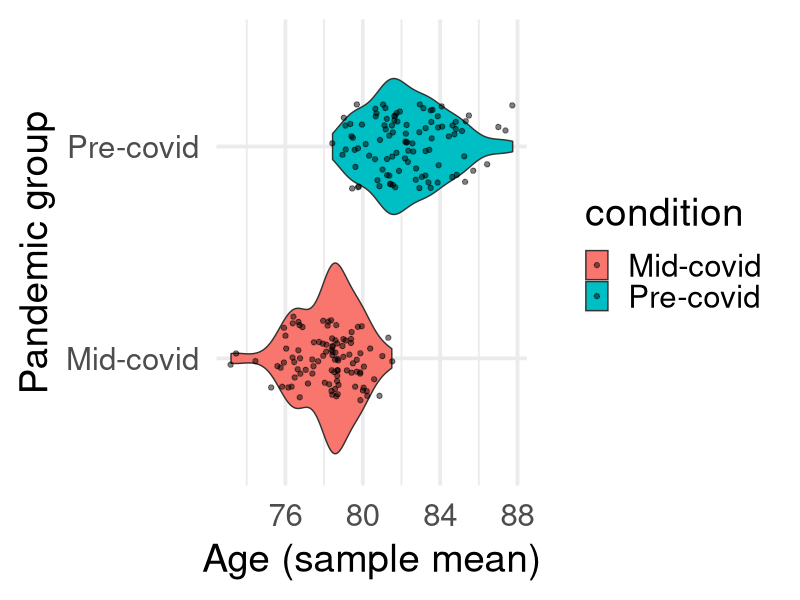

Generate this figure with R: (Note: this script raises an error after producing the figure.)
# Vascular dementia diagnostic comparison analysis

# Packages 

library(tidyverse) # includes pipe operator, ggplot, 
library(MASS) # for maths functions
library(broom) # tidy function for tables

#==================================================================
############ Method analysis
#==================================================================

# pandemic group age (mean and sd)

# simulate 100 samples with same group statistical properties

total_samples <- 100
sample_size <- 32
participant <- rep(1:sample_size)
condition <- c(rep("Pre-covid", times = sample_size/2),
               rep("Mid-covid", times = sample_size/2))
all_data <- NULL

for (i in 1:total_samples) {
  sample <- i
  set.seed(1233 + i)
  dv <- c(rnorm(sample_size/2, 82.8125, 7.833422), rnorm(sample_size/2, 78.5625, 6.470124)) # here are each groups's stats properties
  my_data <- as_tibble(cbind(participant, condition, dv, sample))
  all_data <- rbind(my_data, all_data)
}

all_tidied_data <- all_data %>%
  mutate(condition = factor(condition), dv = as.integer(dv))

# visualising the age group mean samples

png("simulated_age_groups.png", units="in", width=16, height=10, res=500)
all_tidied_data %>%
  group_by(condition, sample) %>%
  summarise(average = mean(dv)) %>%
  ggplot(aes(x = condition, y = average, group = condition,
             label = sample, fill = condition)) +
  geom_violin() +
  geom_jitter(width = .2, alpha = .5, colour = 'black') +
  stat_summary(fun.data = "mean_cl_boot", colour = "black", shape = "diamond",
               size = 1.5, fill = 'white') +
  theme(text=element_text(family="TT Arial")) +
  labs(x = "Pandemic group", y = "Age (sample mean)") +
  theme_minimal(base_size = 28) +
  coord_flip()
dev.off()

# t-tests with results

result <- NULL
for (i in 1:total_samples) {
  result <- rbind(tidy(t.test(filter(all_tidied_data, 
                                     condition == "Pre-covid" & sample == i)$dv,
                              filter(all_tidied_data, 
                                     condition == "Mid-covid" & sample == i)$dv,
                              paired = FALSE)), result)
}

result

result %>% 
  filter(p.value < .05) %>%
  count() # 33/100 simulated datasets with p < .05

#==================================================================
############ Results section
#==================================================================

#==================================================================
############ Pandemic time period contrasts
#==================================================================
  
# Power analysis 

power.chisq.test(n = 32, w = 0.3, df = 1, sig.level = 0.05) # 40% power

# Results tables with chi-square/fishers test
## Fishers test used for expected counts < 5 

icd_pand <- matrix(c(13, 3, 13, 3),
                   nrow = 2,
                   dimnames = list(c('VaD','NoVaD'),
                                   c('Pre-covid','Mid-covid')))
chisq.test(icd_pand)
fisher.test(icd_pand, alternative = "two.sided")

dsm4_pand <- matrix(c(12, 4, 8, 8),
                    nrow = 2,
                    dimnames = list(c('VaD','NoVaD'),
                                    c('Pre-covid','Mid-covid')))
chisq.test(dsm4_pand)

dsm5_pand <- matrix(c(14, 2, 11, 5),
                    nrow = 2,
                    dimnames = list(c('VaD','NoVaD'),
                                    c('Pre-covid','Mid-covid')))
chisq.test(dsm5_pand)
fisher.test(dsm5_pand, alternative = "two.sided")

ninds_pand <- matrix(c(10, 6, 8, 8),
                     nrow = 2,
                     dimnames = list(c('VaD','NoVaD'),
                                     c('Pre-covid','Mid-covid')))
chisq.test(ninds_pand)

#==================================================================
############ Criteria comparison over separate time periods
#==================================================================

# power analysis 

power.chisq.test(n = 16, w = 0.3, df = 1, sig.level = 0.05) # 22% power

# Results tables with McNemar test 
## McNemar test used given the correlation between IVs

#pre-covid
icd_dsm4_pre <- matrix(c(12, 0, 1, 3),
                   nrow = 2,
                   dimnames = list(c('ICDVaD', 'ICDNoVaD'),
                                   c('DSM-IVVaD','DSM-IVNoVaD')))
mcnemar.test(icd_dsm4_pre)

icd_dsm5_pre <- matrix(c(12,2,1,1),
                       nrow = 2,
                       dimnames = list(c('ICDVaD', 'ICDNoVaD'),
                                       c('DSM-VVaD','DSM-VNoVaD')))
mcnemar.test(icd_dsm5_pre)

icd_ninds_pre <- matrix(c(10,0,3,3),
                    nrow = 2,
                    dimnames = list(c('ICDVaD', 'ICDNoVaD'),
                                    c('NINDSVaD','NINDSNoVaD')))
mcnemar.test(icd_ninds_pre)

#mid-covid
icd_dsm4_post <- matrix(c(8,0,5,3),
                       nrow = 2,
                       dimnames = list(c('ICDVaD', 'ICDNoVaD'),
                                       c('DSM-IVVaD','DSM-IVNoVaD')))
mcnemar.test(icd_dsm4_post)

icd_dsm5_post <- matrix(c(10,1,3,2),
                       nrow = 2,
                       dimnames = list(c('ICDVaD', 'ICDNoVaD'),
                                       c('DSM-VVaD','DSM-VNoVaD')))
mcnemar.test(icd_dsm5_post)

icd_ninds_post <- matrix(c(8,0,5,3),
                        nrow = 2,
                        dimnames = list(c('ICDVaD', 'ICDNoVaD'),
                                        c('NINDSVaD','NINDSNoVaD')))
mcnemar.test(icd_ninds_post)

#==================================================================
############ Criteria comparison over aggregated time periods
#==================================================================

# power analysis 

power.chisq.test(n = 32, w = 0.3, df = 1, sig.level = 0.05) # 40% power

# Results tables with McNemar test 

icd_dsm4 <- matrix(c(20, 0, 6, 6),
                    nrow = 2,
                    dimnames = list(c('ICDVaD', 'ICDNoVaD'),
                                    c('DSM-IVVaD','DSM-IVNoVaD')))
mcnemar.test(icd_dsm4)

icd_dsm5 <- matrix(c(22, 3, 4, 3),
                   nrow = 2,
                   dimnames = list(c('ICDVaD', 'ICDNoVaD'),
                                   c('DSM-VVaD','DSM-VNoVaD')))
mcnemar.test(icd_dsm5)

icd_ninds <- matrix(c(18, 0, 8, 6),
                   nrow = 2,
                   dimnames = list(c('ICDVaD', 'ICDNoVaD'),
                                   c('NINDSVaD','NINDSNoVaD')))
mcnemar.test(icd_ninds)

dsm4_dsm5 <- matrix(c(19, 1, 6, 6),
                   nrow = 2,
                   dimnames = list(c('DSM-IVVaD','DSM-IVNoVaD'),
                                   c('DSM-VVaD','DSM-VNoVaD')))
mcnemar.test(dsm4_dsm5)

dsm4_ninds <- matrix(c(17, 1, 3, 11),
                   nrow = 2,
                   dimnames = list(c('DSM-IVVaD','DSM-IVNoVaD'),
                                   c('NINDSVaD','NINDSNoVaD')))
mcnemar.test(dsm4_ninds)

dsm5_ninds <- matrix(c(16, 2, 9, 5),
                   nrow = 2,
                   dimnames = list(c('DSM-VVaD','DSM-VNoVaD'),
                                   c('NINDSVaD','NINDSNoVaD')))
mcnemar.test(dsm5_ninds)

#==================================================================
############ Element comparison over time periods
#==================================================================

# power analysis  

power.chisq.test(n = 25, w = 0.3, df = 1, sig.level = 0.05) # 32% power for brain imaging
power.chisq.test(n = 32, w = 0.3, df = 1, sig.level = 0.05) # 40% power for other elements

# results tables with chi-square/fisher's test ----

icd_cogdec <- matrix(c(14, 2, 14, 2),
                     nrow = 2,
                     dimnames = list(c('Met','NoMet'),
                                     c('Pre-covid','Mid-covid')))
chisq.test(icd_cogdec)
fisher.test(icd_cogdec, alternative = "two.sided")

icd_imaging <- matrix(c(11, 4, 9, 1),
                     nrow = 2,
                     dimnames = list(c('Met','NoMet'),
                                     c('Pre-covid','Mid-covid')))
chisq.test(icd_imaging)
fisher.test(icd_imaging, alternative = "two.sided")

icd_temp <- matrix(c(8, 8, 3, 13),
                     nrow = 2,
                     dimnames = list(c('Met','NoMet'),
                                     c('Pre-covid','Mid-covid')))
chisq.test(icd_temp)

icd_park <- matrix(c(5, 11, 2, 14),
                     nrow = 2,
                     dimnames = list(c('Met','NoMet'),
                                     c('Pre-covid','Mid-covid')))
chisq.test(icd_park)
fisher.test(icd_park, alternative = "two.sided")

dsm4_cogdec <- matrix(c(13,3,12,4),
                     nrow = 2,
                     dimnames = list(c('Met','NoMet'),
                                     c('Pre-covid','Mid-covid'))) # dsm-4 from here
chisq.test(dsm4_cogdec)
fisher.test(dsm4_cogdec, alternative = "two.sided")

dsm4_imaging <- matrix(c(11,4,9,1),
                     nrow = 2,
                     dimnames = list(c('Met','NoMet'),
                                     c('Pre-covid','Mid-covid')))
chisq.test(dsm4_imaging)
fisher.test(dsm4_imaging, alternative = "two.sided")

dsm4_temp <- matrix(c(8,8,3,13),
                     nrow = 2,
                     dimnames = list(c('Met','NoMet'),
                                     c('Pre-covid','Mid-covid')))
chisq.test(dsm4_temp)

dsm4_park <- matrix(c(5,11,2,14),
                     nrow = 2,
                     dimnames = list(c('Met','NoMet'),
                                     c('Pre-covid','Mid-covid')))
chisq.test(dsm4_park)

dsm5_cogdec <- matrix(c(15,1,13,3),
                     nrow = 2,
                     dimnames = list(c('Met','NoMet'),
                                     c('Pre-covid','Mid-covid'))) # dsm-5 from here
chisq.test(dsm5_cogdec)

dsm5_imaging <- matrix(c(10,5,9,1),
                     nrow = 2,
                     dimnames = list(c('Met','NoMet'),
                                     c('Pre-covid','Mid-covid')))
chisq.test(dsm5_imaging)

dsm5_temp <- matrix(c(8,8,3,13),
                     nrow = 2,
                     dimnames = list(c('Met','NoMet'),
                                     c('Pre-covid','Mid-covid')))
chisq.test(dsm5_temp)

dsm5_park <- matrix(c(5,11,2,14),
                     nrow = 2,
                     dimnames = list(c('Met','NoMet'),
                                     c('Pre-covid','Mid-covid')))
chisq.test(dsm5_park)

ninds_cogdec <- matrix(c(12,4,9,7),
                     nrow = 2,
                     dimnames = list(c('Met','NoMet'),
                                     c('Pre-covid','Mid-covid'))) # ninds from here
chisq.test(ninds_cogdec)

ninds_imaging <- matrix(c(5,10,4,6),
                     nrow = 2,
                     dimnames = list(c('Met','NoMet'),
                                     c('Pre-covid','Mid-covid')))
chisq.test(ninds_imaging)

ninds_temp <- matrix(c(0,16,2,14),
                     nrow = 2,
                     dimnames = list(c('Met','NoMet'),
                                     c('Pre-covid','Mid-covid')))
chisq.test(ninds_temp)

ninds_park <- matrix(c(0,16,2,14),
                     nrow = 2,
                     dimnames = list(c('Met','NoMet'),
                                     c('Pre-covid','Mid-covid')))
chisq.test(ninds_park)

#==================================================================
############ Brain imaging availability
#==================================================================

# power analysis

power.chisq.test(n = 32, w = 0.5, df = 1, sig.level = 0.05)

# results table with fishers test

imaging_avail <- matrix(c(15, 10, 1, 6),
                   nrow = 2,
                   dimnames = list(c('Available', 'Unavailable'),
                                   c('Pre-covid','Mid-covid')))
fisher.test(imaging_avail, alternative = 'greater')

#==================================================================
############ Criteria severity (level of diagnosis certainty)
#==================================================================

# power analysis (for both criteria separately as sample size differs)

power.chisq.test(n = 25, w = 0.3, df = 1, sig.level = 0.05) # 32%
power.chisq.test(n = 18, w = 0.3, df = 1, sig.level = 0.05) # 25%

# results tables with chi-square/fishers test

dsm5_sev <- matrix(c(8, 6, 4, 7),
                     nrow = 2,
                     dimnames = list(c('Major', 'Mild'),
                                     c('Pre-covid','Mid-covid')))
chisq.test(dsm5_sev)

ninds_sev <- matrix(c(2, 8, 3, 5),
                   nrow = 2,
                   dimnames = list(c('Major', 'Mild'),
                                   c('Pre-covid','Mid-covid')))
chisq.test(ninds_sev)
fisher.test(ninds_sev, alternative = "two.sided")
